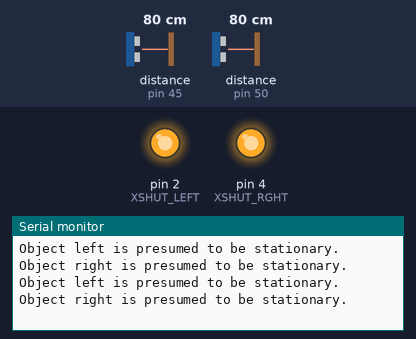
This sketch was run on a simulated Arduino Uno, built with avr-gcc and run on an emulated ATmega328P. Parts: output pins drawn as LEDs (lit = HIGH), the last lines printed to the serial monitor. Inputs (shaded band) come from the test bench; at power-on: distance to the obstacle (sensors on pin 45, pin 50) 80 cm.

Above: at 1.4 s.
1.5 s: distance to the obstacle (sensor on pin 45) set to 2 cm
At 1.53 s:
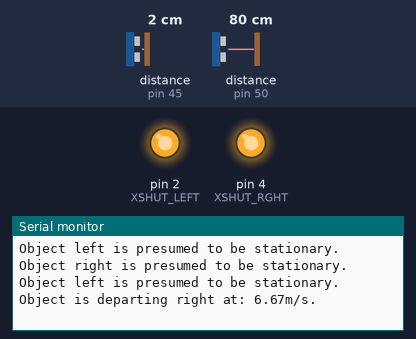
4.5 s: distance to the obstacle (sensor on pin 50) set to 2 cm
At 4.7 s:
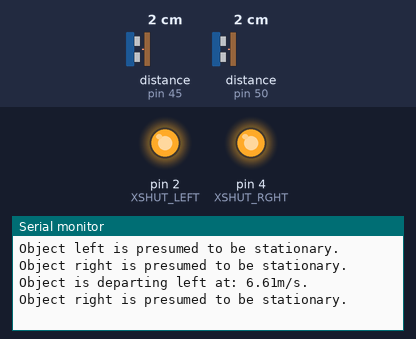
6.0 s: distance to the obstacle (sensor on pin 45) set to 4 cm
At 6.11 s:
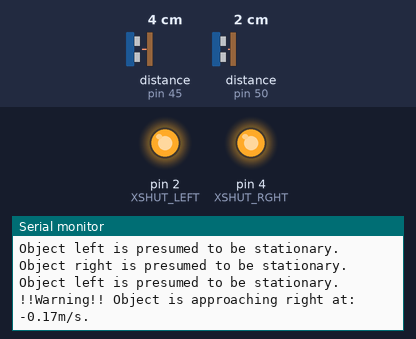
7.5 s: distance to the obstacle (sensor on pin 50) set to 4 cm
At 7.64 s:
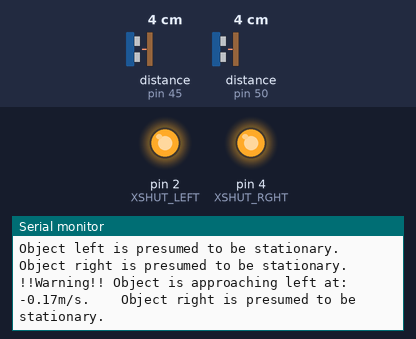

The sketch:

DualDirectionDetection.ino
```cpp
#include <VL53L1X.h> //Library from: https://github.com/pololu/vl53l1x-arduino
#include <Wire.h>   //Standard arduino library

VL53L1X SEN_LEFT; //Create an object for left sensor
VL53L1X SEN_RGHT; //Create an object for right sensor

int readFreq = 50; // Used to determine how frequently readings are taken from the sensors in ms, cannot be less than the timing budget
int startRead = millis(); //Used for timing loop

long loopStart = 0;
long newLeftTime = 0;
long prevLeftTime = 0;
long deltLeftTime = 0;
long newRghtTime = 0;
long prevRghtTime = 0;
long deltRghtTime = 0;

long rghtStart = 0;
long rghtRead = 0;
long loopEnd = 0;

float newLeftDist = 0;
float prevLeftDist = 0;
float deltLeftDist = 0;
float leftVelEst = 0;

float newRghtDist = 0;
float prevRghtDist = 0;
float deltRghtDist = 0;
float rghtVelEst = 0;

#define XSHUT_LEFT 2
#define XSHUT_RGHT 4

int objDirectionLeft = 0;
int objDirectionRght = 0;

//~~Variables for left sensor averaging~~//
//~~Velocity Averaging~~/
#define leftVelVals 3
float leftVelArray[leftVelVals];
float leftVelAvg = 0;
byte leftVelLoc;

//~~Variables for right sensor averaging~~//
//~~Velocity Averaging~~/
#define rghtVelVals 3
float rghtVelArray[rghtVelVals];
float rghtVelAvg = 0;
byte rghtVelLoc;


void setup() {

    Serial.begin(115200);

    Wire.begin(); //initialise I2C
    Wire.setClock(400000); // Set I2C to 400kHz

    //Set the pin mode to output
    pinMode(XSHUT_LEFT, OUTPUT);
    pinMode(XSHUT_RGHT, OUTPUT);

    //Disable all sensors
    digitalWrite(XSHUT_LEFT, LOW);
    digitalWrite(XSHUT_RGHT, LOW);

      //------------------------------------------------//
     //        Configuration for left sensor           //
    //------------------------------------------------//

    delay(50);
    digitalWrite(XSHUT_LEFT, HIGH); //Enable left sensor
    delay(50);

    SEN_LEFT.setTimeout(500); //Time in ms that the sensor will abort the read process if it does not return a result, 0 disables the timeout

    if (!SEN_LEFT.init())
    {
        Serial.println("Left sensor hasn't initialised, is it connected?");
        //If sensor hasn't initialised, print warning message
        //In future this could provoke a fault code via haptics
    }
    else
    {
        SEN_LEFT.setAddress(50); //Set the I2C address for left sensor
        SEN_LEFT.setDistanceMode(VL53L1X::Long); //Configures the maximum range, arguments are: short, medium, long
        SEN_LEFT.setMeasurementTimingBudget(50000); //Configures the maximum allowed time (uS) to make a single distance measurement, longer times = higher accuracy
        SEN_LEFT.startContinuous(50); //Sets the sensor to read continuously
    }

      //-------------------------------------------------//
     //        Configuration for right sensor           //
    //-------------------------------------------------//

    delay(50);
    digitalWrite(XSHUT_RGHT, HIGH);
    delay(50);

    SEN_RGHT.setTimeout(500);

    if (!SEN_RGHT.init())
    {
        Serial.println("Right sensor hasn't initialised, is it connected?");
   }
    else
    {
        SEN_RGHT.setAddress(45);
        SEN_RGHT.setDistanceMode(VL53L1X::Long);
        SEN_RGHT.setMeasurementTimingBudget(50000);
        SEN_RGHT.startContinuous(50);
    }

    for (int x = 0; x < leftVelVals; x++) //empty left vel est array
    {
        leftVelArray[x] = 0;
    }

    for (int x = 0; x < rghtVelVals; x++) //empty right vel est array
    {
        rghtVelArray[x] = 0;
    }
}

void loop() {
    if((millis()- startRead) > readFreq)
    {
        //~~left sensor
        leftVelEst_func();
        leftVelAvg_func();
        objLeftDirectionClassification_func();
        objDirectionLeftPrint_func();
        //~~right sensor
        rghtVelEst_func();
        rghtVelAvg_func();
        objRghtDirectionClassification_func();
        objDirectionRghtPrint_func();


        startRead = millis();
    }
} //End of "loop"

//~~~~~ Left Sensor Functions ~~~~~//

void leftVelEst_func() //Estimating velocity of objects approaching left sensor
{
    //Left Sensor Read
    newLeftDist = SEN_LEFT.read();

    newLeftTime = millis();
    deltLeftTime = (newLeftTime-prevLeftTime);

    deltLeftDist = (prevLeftDist - newLeftDist);

    leftVelEst=(deltLeftDist/deltLeftTime);

    prevLeftDist = newLeftDist;
    prevLeftTime = newLeftTime;

}

void leftVelAvg_func() //Calculates rolling average for left velocity
{
    leftVelArray[leftVelLoc] = leftVelEst;
    if (++leftVelLoc == leftVelVals)
    {
        leftVelLoc = 0;
    }

    for (int x = 0; x < leftVelVals; x++)
    {
        leftVelAvg += leftVelArray[x];
    }

    leftVelAvg /= leftVelVals;
}

void objLeftDirectionClassification_func()
{
  //if (leftVelEst < leftVelAvg && leftVelEst >0.1) // Object is approaching
  if (leftVelEst < leftVelAvg)
  {
    objDirectionLeft = 1;
  }

  //if (leftVelEst > leftVelAvg && leftVelEst < -0.1) // Object is departing
  if (leftVelEst > leftVelAvg)
  {
    objDirectionLeft = 2;
  }

  if (leftVelEst <0.1 && leftVelEst > -0.1) // Object is stationary -- Change to use "avgVelEst" at a later date
  {
    objDirectionLeft = 3;
  }
}

void objDirectionLeftPrint_func()
{
  switch(objDirectionLeft)
  {
    case 1:
      Serial.print("!!Warning!! Object is approaching left at: ");
      Serial.print(leftVelEst);
      Serial.print("m/s.");
      break;
    case 2:
      Serial.print("Object is departing left at: ");
      Serial.print(leftVelEst);
      Serial.print("m/s.");
      break;
    case 3:
      Serial.print("Object left is presumed to be stationary.");

      break;
    default:
      break;
  }
}

//~~~~~ Right Sensor Functions ~~~~~//

void rghtVelEst_func() //Estimating velocity of objects approaching right sensor
{

    //Right Sensor Read
    newRghtDist = SEN_RGHT.read();

    newRghtTime = millis();
    deltRghtTime = (newRghtTime-prevRghtTime);

    deltRghtDist = (prevRghtDist - newRghtDist);

    rghtVelEst=(deltRghtDist/deltRghtTime);

    prevRghtDist = newRghtDist;
    prevRghtTime = newRghtTime;
}

void rghtVelAvg_func() //Calculates rolling average for right velocity
{
    rghtVelArray[rghtVelLoc] = rghtVelEst;
    if (++rghtVelLoc == rghtVelVals)
    {
        rghtVelLoc = 0;
    }

    for (int x = 0; x < rghtVelVals; x++)
    {
        rghtVelAvg += rghtVelArray[x];
    }

    rghtVelAvg /= rghtVelVals;
}

void objRghtDirectionClassification_func()
{
  //if (rghtVelEst < rghtVelAvg && rghtVelEst >0.1) // Object is approaching
  if (rghtVelEst < rghtVelAvg)
  {
    objDirectionRght = 1;
  }

  //if (rghtVelEst > rghtVelAvg && rghtVelEst < -0.1) // Object is departing
  if (rghtVelEst > rghtVelAvg)
  {
    objDirectionRght = 2;
  }

  if (rghtVelEst <0.1 && rghtVelEst > -0.1) // Object is stationary -- Change to use "avgVelEst" at a later date
  {
    objDirectionRght = 3;
  }
}

void objDirectionRghtPrint_func()
{
  switch(objDirectionRght)
  {
    case 1:
      Serial.print("\t\t!!Warning!! Object is approaching right at: ");
      Serial.print(rghtVelEst);
      Serial.print("m/s.");
      Serial.println("");
      break;
    case 2:
      Serial.print("\t\tObject is departing right at: ");
      Serial.print(rghtVelEst);
      Serial.print("m/s.");
      Serial.println("");
      break;
    case 3:
      Serial.print("\t\tObject right is presumed to be stationary.");
      Serial.println("");
      break;
    default:
      break;
  }
}
```

Measured:
- after the input at 1.5 s, the serial monitor: prints a new line at once (image 1)
- after the input at 4.5 s, the serial monitor: prints a new line after 0.08 s (image 2)
- after the input at 7.5 s, the serial monitor: prints a new line at once (image 4)
